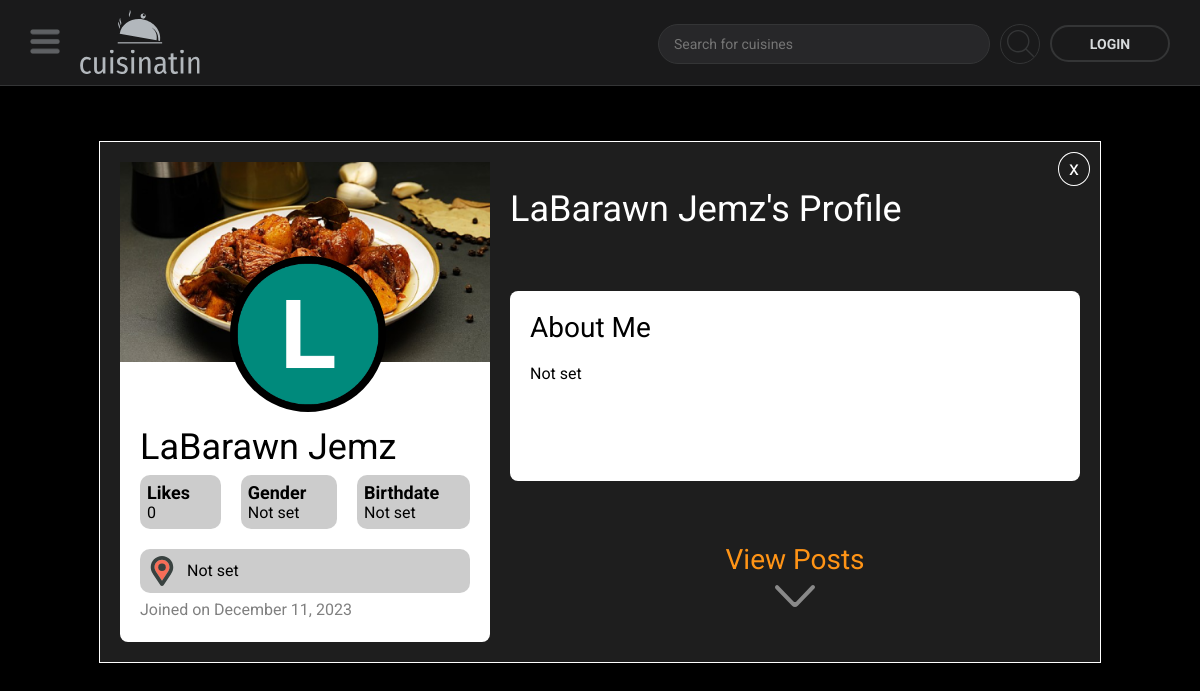
The app's page /webpages/users.php?id=2 with its own data.
### tables this page shows
CREATE TABLE `users` (
  `user_id` int(11) NOT NULL,
  `first_name` varchar(100) NOT NULL,
  `last_name` varchar(100) NOT NULL,
  `email` varchar(150) NOT NULL,
  `password` varchar(255) NOT NULL,
  `gender` enum('Male','Female') DEFAULT NULL,
  `birthdate` date DEFAULT NULL,
  `province` varchar(255) DEFAULT NULL,
  `profile_pic` varchar(255) DEFAULT NULL,
  `about` text DEFAULT NULL,
  `sq1` enum('What was your childhood nickname?',' What is the first name of your bestfriend in high school?','In what city were you born?','What is the name of your favorite pet?','What is the name of the street where you grew up?','What is your mother''s maiden name?','What high school did you attend?','What is your date of birth?','Who is your favorite superhero?','What year did you enter college?','Set a code of your choice') NOT NULL,
  `sq2` enum('What was your childhood nickname?',' What is the first name of your bestfriend in high school?','In what city were you born?','What is the name of your favorite pet?','What is the name of the street where you grew up?','What is your mother''s maiden name?','What high school did you attend?','What is your date of birth?','Who is your favorite superhero?','What year did you enter college?','Set a code of your choice') NOT NULL,
  `sq3` enum('What was your childhood nickname?',' What is the first name of your bestfriend in high school?','In what city were you born?','What is the name of your favorite pet?','What is the name of the street where you grew up?','What is your mother''s maiden name?','What high school did you attend?','What is your date of birth?','Who is your favorite superhero?','What year did you enter college?','Set a code of your choice') NOT NULL,
  `sa1` varchar(100) NOT NULL,
  `sa2` varchar(100) NOT NULL,
  `sa3` varchar(100) NOT NULL,
  `likes` int(11) DEFAULT 0,
  `date_joined` datetime DEFAULT current_timestamp(),
  `access` enum('admin','default') DEFAULT 'default'
);

### webpages/users.php (the view, shortened to what this page needs)
<?php
  $conn = connect();
  $id = $_GET ['id'];
  $sql = "SELECT * FROM `users` WHERE user_id = '$id'";
  $user = $conn->query($sql) or die ($conn->error);
  $row = $user->fetch_assoc();
?>
<?php
  $sql = "SELECT * FROM cuisines WHERE author_id = '$id'";
  $cuisines = $conn->query($sql) or die($conn->error);
  $foundPosts = $cuisines->num_rows;
?>
<!DOCTYPE html>
<html lang="en">
<head>
	<link rel="stylesheet" href="../styles/nav-bar.css">
	<link rel="stylesheet" href="../styles/general.css">
  <link rel="stylesheet" href="../styles/users.css">
</head>
<body>
  <?php
    include ('./include/nav.php');
  ?>
  <main>
    <div class="main-container js-main-container">
      <div class="mc-left">
        <div class="mc-left-top">
          <img src="../<?php echo $row ['profile_pic'] ?>" class="author-profile">
        </div>
        <div class="mc-left-bottom js-mc-left-bottom">
          <p class="headline">
            <?php echo $row ['first_name'].' '.$row ['last_name'] ?>
          </p>
          <div class="user-info">
            <div class="info-cont">
              <p class="cont-title">Likes</p>
              <p class="cont-info"><?php echo $row ['likes'] ?></p>
            </div>
            <div class="info-cont">
              <p class="cont-title">Gender</p>
              <?php if ($row ['gender'] != null) { ?>
                <p class="cont-info">
                  <?php
                  echo $row ['gender'];
                  ?>
                </p>
              <?php } else {?>
                <p class="cont-info">
                  Not set
                </p>
              <?php } ?>
            </div>
            <div class="info-cont">
              <p class="cont-title">Birthdate</p>
              <?php if ($row ['birthdate'] != null) { ?>
                <p class="cont-info">
                  <?php
                    echo date_format(date_create($row ['birthdate']), 'F d, Y');
                  ?>
                </p>
              <?php } else {?>
                <p class="cont-info">
                  Not set
                </p>
              <?php } ?>
            </div>
            <div class="info-cont location">
              <img src="../images//location.svg" class="location-logo">
                  <?php if ($row ['province'] != null) { ?>
                    <p class="title bold province">
                      <?php
                        echo $row ['province'];
                      ?>
                    </p>
                  <?php } else {?>
                    <p class="cont-info">
                      Not set
                    </p>
                  <?php } ?>
            </div>
          </div>
          <p class="gray">Joined on <?php echo date_format(date_create($row ['date_joined']), 'F d, Y') ?></p>
        </div>
      </div>
      <div class="mc-right">
        <p class="headline white profile-name">
          <?php echo $row ['first_name'].' '.$row['last_name'] ?>'s Profile
        </p>
        <div class="about-cont js-about-cont">
          <p class="sub-title">
            About Me
          </p>
          <?php if ($row ['about'] != null) { ?>
            <p class="about">
              <?php echo $row ['about'];?>
            </p>
          <?php } else {?>
            <p class="cont-info">
              Not set
            </p>
          <?php } ?>
        </div>
        <?php if ($foundPosts != 0) { ?>
          <div class="view-post-cont">
            <p class="sub-title orange js-post-text">
              View Posts
            </p>
            <img src="../images/arrow-down.svg" class="arrow arrow-down js-show-posts">
          </div>
        <?php } ?>
      </div>
      <a href="<?php if (isset ($_SESSION ['redirect_url'])) {
        echo $_SESSION ['redirect_url'];} else {
          echo "./feed.php";
        }; ?>" class="close-button">
        <p class="white">x</p>
      </a>
    </div>
  </main>
</body>
</html>

### styles/general.css (style rules this page uses)
* { margin: 0; padding: 0; font-family: Roboto; }
html { scroll-behavior: smooth; }
a { text-decoration: none; color: rgb(255, 255, 255); }
body { background-color: black; padding-top: 135px; }
:root { color-scheme: dark; }
.gray { color: gray; }
.white { color: white; }
.orange { color: #FF9416; }
@media (max-width: 1280px) { body { padding-top: 85px; } }

### styles/users.css (style rules this page uses)
p { color: black; }
main { align-items: center; display: flex; justify-content: center; padding: 7vh; }
.headline { font-size: 36px; word-break: break-word; }
.sub-title { font-size: 28px; }
.main-container { background-color: #1E1E1E; border: solid 1px white; display: flex; flex-direction: row; gap: 20px; width: 80vw; min-height: 60vh; max-width: 1200px; max-height: 600px; padding: 20px; position: relative; }
.mc-left { display: flex; flex-direction: column; background-color: white; border-radius: 8px; min-width: 370px; }
.mc-left-top { height: 200px; background-image: url(../images/mc-left-bg-image.png); background-position: center; background-size: cover; background-repeat: no-repeat; position: relative; }
.author-profile { background-color: black; border-radius: 50%; border: solid 3px black; cursor: pointer; width: 180px; height: 180px; margin-left: -90px; position: absolute; left: 50%; bottom: -50px; object-fit: cover; }
.mc-left-bottom { display: flex; flex-direction: column; justify-content: space-around; padding: 60px 20px 20px 20px; flex-grow: 1; }
.user-info { display: grid; grid-template-columns: auto auto auto; grid-template-rows: auto auto; gap: 20px; }
.info-cont { background-color: rgba(0, 0, 0, 0.2); border-radius: 10px; display: flex; flex-direction: column; justify-content: space-around; padding: 7px; }
.location { align-items: center; flex-direction: row; justify-content: flex-start; gap: 10px; grid-column-start: 1; grid-column-end: 4; }
.location-logo { width: 30px; height: 30px; }
.cont-title { font-weight: bold; font-size: 18px; }
.cont-info { font-size: 16px; }
.mc-right { display: flex; flex-direction: column; justify-content: space-around; gap: 10px; flex-grow: 1; }
.about-cont { border-radius: 8px; background-color: white; color: black; display: flex; flex-direction: column; gap: 20px; padding: 20px; min-height: 150px; max-height: 250px; overflow: hidden; scrollbar-gutter: stable; }
.view-post-cont { align-items: center; display: flex; flex-direction: column; justify-content: center; }
.arrow { cursor: pointer; width: 40px; height: 40px; transition: 200ms; }
.close-button { border: solid 1px white; border-radius: 50%; display: flex; align-items: center; justify-content: center; width: 30px; height: 30px; padding-bottom: 2px; font-size: 20px; transition: 50ms; position: absolute; top: 10px; right: 10px; }
@media (max-height: 850px) { .author-profile { width: 150px; height: 150px; margin-left: -75px; left: 50%; bottom: -50px; } }

### records on screen
users: profile_pic (picture), first_name "LaBarawn", last_name "Jemz", likes "0", date_joined "December 11, 2023"
